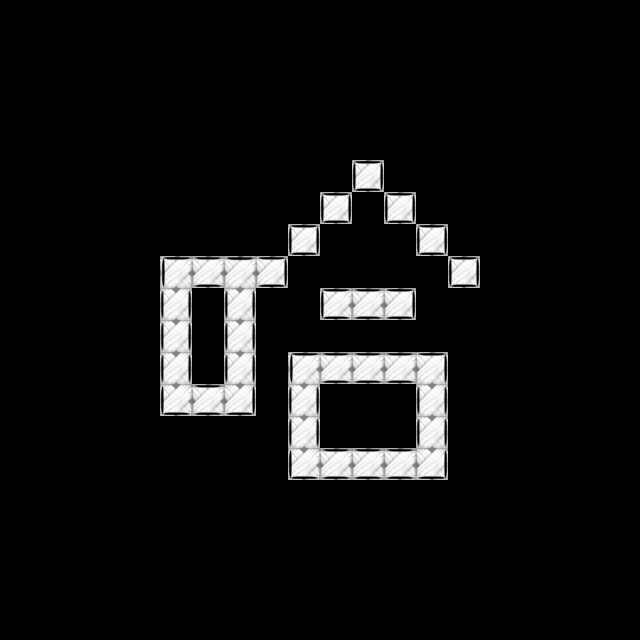

A 2D game scene composited from a Tiled map and its tileset images. What follows is a short description and the map's XML, with every tile layer's data as written:
An orthogonal 20x20 tile map with 32x32 px tiles, 3 tile layers (layer1, layer2, layer3), 2 tilesets.

<map version="1.2" tiledversion="1.3.4" orientation="orthogonal" renderorder="left-down" width="20" height="20" tilewidth="32" tileheight="32" infinite="0" nextlayerid="5" nextobjectid="1">
 <tileset firstgid="1" source="color.tsx" />
 <tileset firstgid="22" source="stroke.tsx" />
 <layer id="1" name="layer1" width="20" height="20">
  <data encoding="csv">
0,0,0,0,0,0,0,0,0,0,0,0,0,0,0,0,0,0,0,0,
0,0,0,0,0,0,0,0,0,0,0,0,0,0,0,0,0,0,0,0,
0,0,0,0,0,0,0,0,0,0,0,0,0,0,0,0,0,0,0,0,
0,0,0,0,0,0,0,0,0,0,0,0,0,0,0,0,0,0,0,0,
0,0,0,0,0,0,0,0,0,0,0,0,0,0,0,0,0,0,0,0,
0,0,0,0,0,0,0,0,0,0,0,2,0,0,0,0,0,0,0,0,
0,0,0,0,0,0,0,0,0,0,2,0,2,0,0,0,0,0,0,0,
0,0,0,0,0,0,0,0,0,2,0,0,0,2,0,0,0,0,0,0,
0,0,0,0,0,2,2,2,2,0,0,0,0,0,2,0,0,0,0,0,
0,0,0,0,0,2,0,2,0,0,2,2,2,0,0,0,0,0,0,0,
0,0,0,0,0,2,0,2,0,0,0,0,0,0,0,0,0,0,0,0,
0,0,0,0,0,2,0,2,0,2,2,2,2,2,0,0,0,0,0,0,
0,0,0,0,0,2,2,2,0,2,0,0,0,2,0,0,0,0,0,0,
0,0,0,0,0,0,0,0,0,2,0,0,0,2,0,0,0,0,0,0,
0,0,0,0,0,0,0,0,0,2,2,2,2,2,0,0,0,0,0,0,
0,0,0,0,0,0,0,0,0,0,0,0,0,0,0,0,0,0,0,0,
0,0,0,0,0,0,0,0,0,0,0,0,0,0,0,0,0,0,0,0,
0,0,0,0,0,0,0,0,0,0,0,0,0,0,0,0,0,0,0,0,
0,0,0,0,0,0,0,0,0,0,0,0,0,0,0,0,0,0,0,0,
0,0,0,0,0,0,0,0,0,0,0,0,0,0,0,0,0,0,0,0
</data>
 </layer>
 <layer id="3" name="layer2" width="20" height="20">
  <data encoding="csv">
0,0,0,0,0,0,0,0,0,0,0,0,0,0,0,0,0,0,0,0,
0,0,0,0,0,0,0,0,0,0,0,0,0,0,0,0,0,0,0,0,
0,0,0,0,0,0,0,0,0,0,0,0,0,0,0,0,0,0,0,0,
0,0,0,0,0,0,0,0,0,0,0,0,0,0,0,0,0,0,0,0,
0,0,0,0,0,0,0,0,0,0,0,0,0,0,0,0,0,0,0,0,
0,0,0,0,0,0,0,0,0,0,0,0,0,0,0,0,0,0,0,0,
0,0,0,0,0,0,0,0,0,0,0,0,0,0,0,0,0,0,0,0,
0,0,0,0,0,0,0,0,0,0,0,0,0,0,0,0,0,0,0,0,
0,0,0,0,0,0,0,0,0,0,0,0,0,0,0,0,0,0,0,0,
0,0,0,0,0,0,0,0,0,0,0,0,0,0,0,0,0,0,0,0,
0,0,0,0,0,0,0,0,0,0,0,0,0,0,0,0,0,0,0,0,
0,0,0,0,0,0,0,0,0,0,0,0,0,0,0,0,0,0,0,0,
0,0,0,0,0,0,0,0,0,0,0,0,0,0,0,0,0,0,0,0,
0,0,0,0,0,0,0,0,0,0,0,0,0,0,0,0,0,0,0,0,
0,0,0,0,0,0,0,0,0,0,0,0,0,0,0,0,0,0,0,0,
0,0,0,0,0,0,0,0,0,0,0,0,0,0,0,0,0,0,0,0,
0,0,0,0,0,0,0,0,0,0,0,0,0,0,0,0,0,0,0,0,
0,0,0,0,0,0,0,0,0,0,0,0,0,0,0,0,0,0,0,0,
0,0,0,0,0,0,0,0,0,0,0,0,0,0,0,0,0,0,0,0,
0,0,0,0,0,0,0,0,0,0,0,0,0,0,0,0,0,0,0,0
</data>
 </layer>
 <objectgroup id="4" name="logiclayer" visible="0">
  <properties>
   <property name="usegid" value="2" />
   <property name="useicon" value="2.png" />
  </properties>
 </objectgroup>
 <layer id="2" name="layer3" width="20" height="20">
  <data encoding="csv">
0,0,0,0,0,0,0,0,0,0,0,0,0,0,0,0,0,0,0,0,
0,0,0,0,0,0,0,0,0,0,0,0,0,0,0,0,0,0,0,0,
0,0,0,0,0,0,0,0,0,0,0,0,0,0,0,0,0,0,0,0,
0,0,0,0,0,0,0,0,0,0,0,0,0,0,0,0,0,0,0,0,
0,0,0,0,0,0,0,0,0,0,0,0,0,0,0,0,0,0,0,0,
0,0,0,0,0,0,0,0,0,0,0,32,0,0,0,0,0,0,0,0,
0,0,0,0,0,0,0,0,0,0,32,0,32,0,0,0,0,0,0,0,
0,0,0,0,0,0,0,0,0,32,0,0,0,32,0,0,0,0,0,0,
0,0,0,0,0,26,30,23,34,0,0,0,0,0,32,0,0,0,0,0,
0,0,0,0,0,31,0,31,0,0,36,30,34,0,0,0,0,0,0,0,
0,0,0,0,0,31,0,31,0,0,0,0,0,0,0,0,0,0,0,0,
0,0,0,0,0,31,0,31,0,26,30,30,30,28,0,0,0,0,0,0,
0,0,0,0,0,27,30,29,0,31,0,0,0,31,0,0,0,0,0,0,
0,0,0,0,0,0,0,0,0,31,0,0,0,31,0,0,0,0,0,0,
0,0,0,0,0,0,0,0,0,27,30,30,30,29,0,0,0,0,0,0,
0,0,0,0,0,0,0,0,0,0,0,0,0,0,0,0,0,0,0,0,
0,0,0,0,0,0,0,0,0,0,0,0,0,0,0,0,0,0,0,0,
0,0,0,0,0,0,0,0,0,0,0,0,0,0,0,0,0,0,0,0,
0,0,0,0,0,0,0,0,0,0,0,0,0,0,0,0,0,0,0,0,
0,0,0,0,0,0,0,0,0,0,0,0,0,0,0,0,0,0,0,0
</data>
 </layer>
</map>
